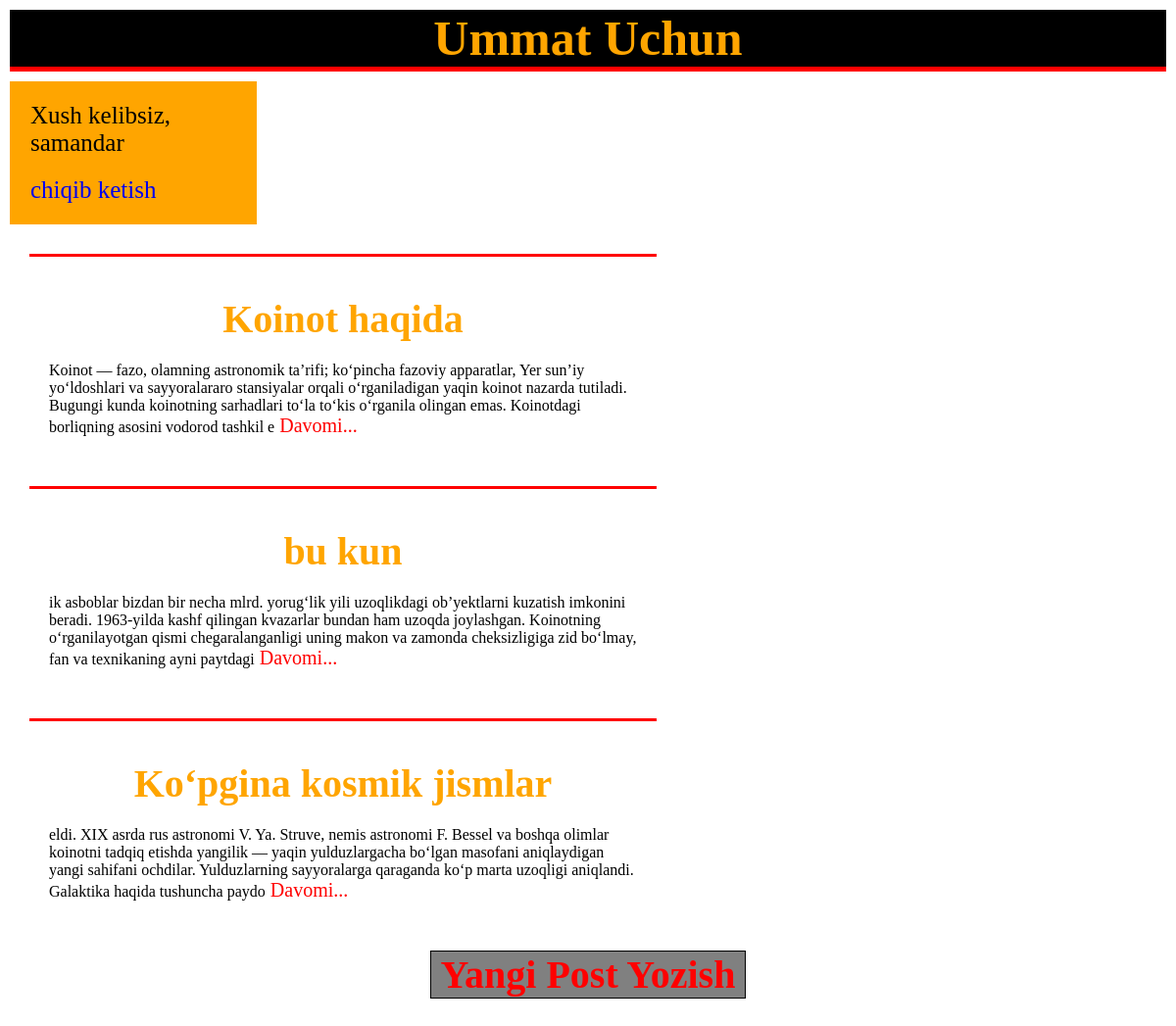
The app's page / (signed in) with its own data.
### my_blog/models.py (models this page shows, shortened)
class Post(models.Model):
    title = models.CharField(max_length=200)
    author = models.ForeignKey(
        'auth.User',
        on_delete=models.CASCADE
    )
    body = models.TextField()

### my_blog/views.py (the view)
# urls.py: path('', BlogListView.as_view(), name='home'),
class BlogListView(ListView):
    model = Post
    template_name = 'index.html'

### templates/index.html
{% extends 'base.html' %}
{% block content %}
    {% for post in object_list %}
        <div class="post-entry">
            <h2 style="color:orange;">{{ post.title }}</h2>
            <p>{{ post.body | slice:":300" }}<a href="{% url 'post_detail' post.pk %}" STYLE="font-size:20px; color:red;"> Davomi...</a></p>
        </div>
    {% endfor %}
{% endblock content %}

### templates/base.html (shortened to what this page needs)
<!DOCTYPE html>
{% load static %}
<html lang="en">
<head>
    <link rel="stylesheet" href="{% static 'base.css' %}">
</head>
<body>
    <header>
        <div id="menu">
            <h1><a href="{% url 'home' %}">Ummat Uchun </a> </h1>
        </div>
    </header>
    <div style="width:250px;border:1px solid orange;margin-left:10px; background:orange;">
        {% if user.is_authenticated %}
        <p style="font-size:25px; margin:20px;">Xush kelibsiz, {{user.username }}</p>
        <p style="font-size:25px; margin:20px;">
            <a href="{% url 'logout' %}">chiqib ketish</a>
        </p>
    {% else %}
        <p style="font-size:25px; margin:20px;">
            <a href="{% url 'login' %}">Saytga Kirish</a>
        </p>
    {% endif %}
    </div>
    <div>
        {% block content %}
        {% endblock content %}
    </div>
<footer>
    <div >
        <h2 style="border:1px solid;width:320px;margin:0 auto;background:gray;font-size:40px; margin-bottom:100px;"><a href="{% url 'post_new' %}" style=" color:red;">Yangi Post Yozish</a> </h2>
    </div>
</footer>
</body>
</html>

### static/base.css (style rules this page uses)
* { margin:0px; padding:0px; }
h2 { text-align:center; margin:20px; font-size:40px; }
a { text-decoration:none; }
header h1 a { text-decoration:none; margin: 50px; font-size:50px; color:orange }
header h1 { text-align:center; background-color:black; }
#menu { margin:10px; border-bottom:5px solid red; }
.post-entry { border-top:3px solid red; width:600px; margin:30px; padding:20px; }

### records on screen
Post: title "Koinot haqida", body "Koinot — fazo, olamning astronomik taʼrifi; koʻpincha fazoviy apparatlar, Yer sunʼiy yoʻldoshlari va sayyoralararo stansiyalar orqali oʻrganiladigan yaqin koinot nazarda tutiladi. Bugungi kunda koinotning sarhadlari toʻla toʻkis oʻrganila olingan emas. Koinotdagi borliqning asosini vodorod tashkil e"
Post: title "bu kun", body "ik asboblar bizdan bir necha mlrd. yorugʻlik yili uzoqlikdagi obʼyektlarni kuzatish imkonini beradi. 1963-yilda kashf qilingan kvazarlar bundan ham uzoqda joylashgan. Koinotning oʻrganilayotgan qismi chegaralanganligi uning makon va zamonda cheksizligiga zid boʻlmay, fan va texnikaning ayni paytdagi"
Post: title "Koʻpgina kosmik jismlar", body "eldi. XIX asrda rus astronomi V. Ya. Struve, nemis astronomi F. Bessel va boshqa olimlar koinotni tadqiq etishda yangilik — yaqin yulduzlargacha boʻlgan masofani aniqlaydigan yangi sahifani ochdilar. Yulduzlarning sayyoralarga qaraganda koʻp marta uzoqligi aniqlandi. Galaktika haqida tushuncha paydo"

### other values on screen
{{ user.username }} "samandar"
